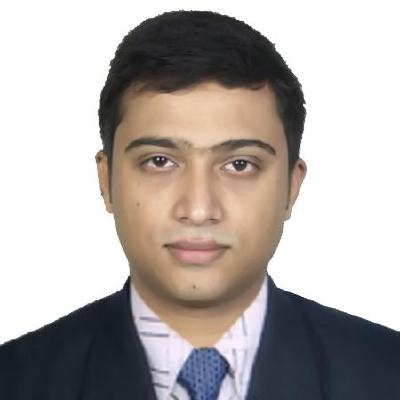
%> input picture zaman.jpg, 400 x 400 px
$ octave Y2018M10D05L04P01.m   (GNU Octave 9; MATLAB toolbox functions it lacks are replaced by stand-ins)
%> lines starting %> are read from the running program, lines starting %| are printed output that depends on the picture
img=imread('zaman.jpg');
%> img is the input picture: size 400x400x3 uint8; mean R, G, B 178.2, 171.6, 168.6
figure(1);

I = rgb2gray(img);
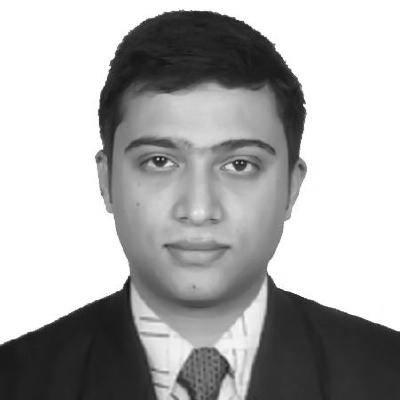
%> I: size 400x400 uint8; min 16, max 255, mean 173.2
imshow(I);

title('Gray Image');
figure(2);

afterFilter = edge(I,'prewitt');
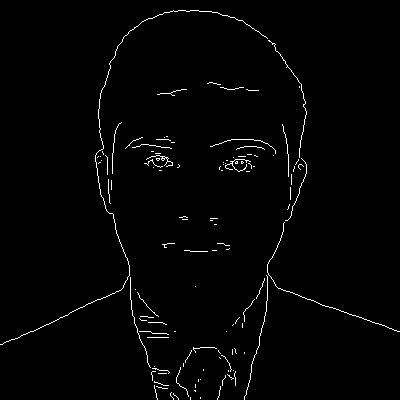
%> afterFilter: size 400x400 logical; 1.5% white in thin lines or dots
imshow(afterFilter);
title('Edge Delected Image Using Prewitt');

$ run again, with test.jpg copied over zaman.jpg
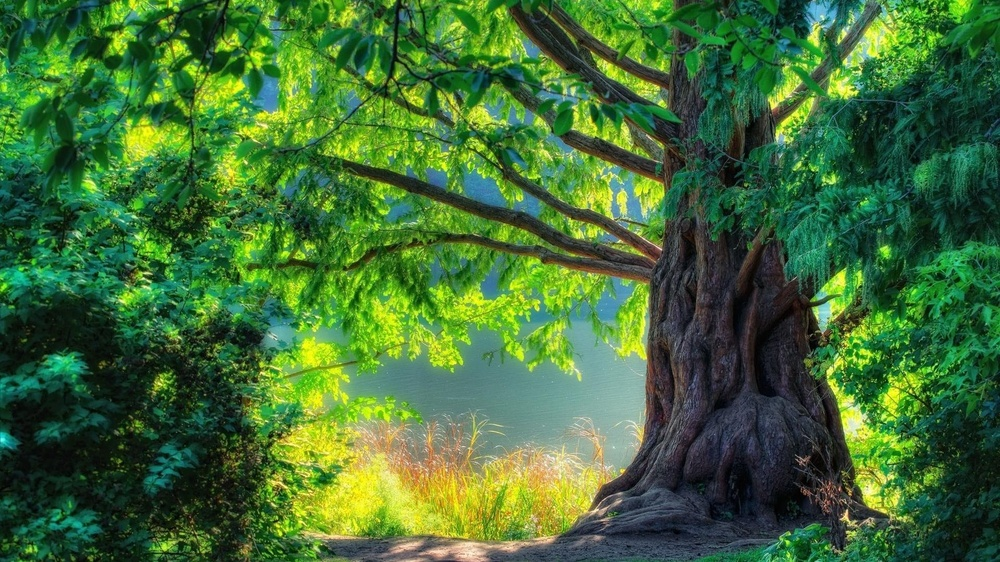
%> input picture test.jpg, 1000 x 562 px, shrunk from 1920 x 1080 before the run
%> img is the input picture: size 562x1000x3 uint8; mean R, G, B 66.1, 109.6, 53.5
%> `I = rgb2gray(img);`:
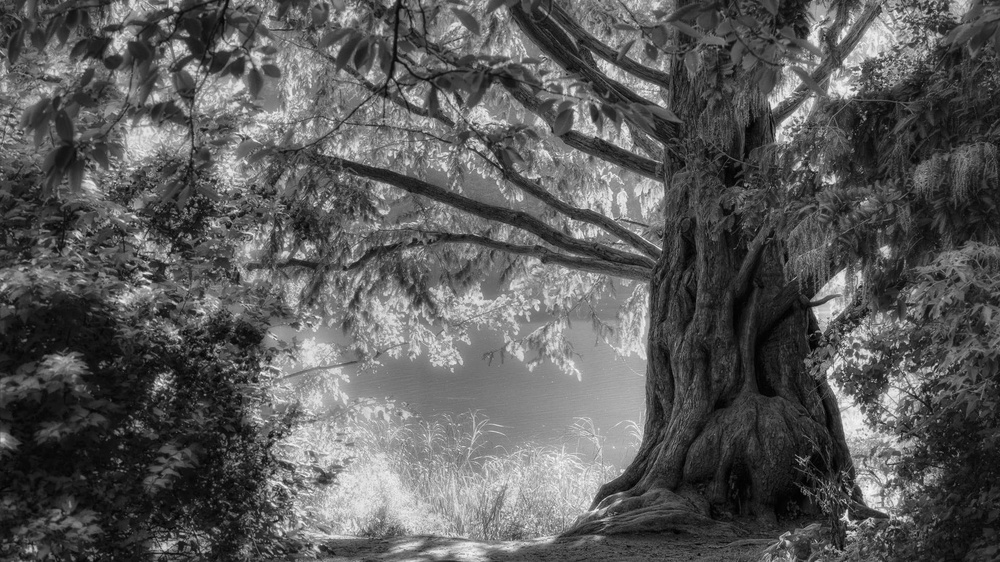
%> I: size 562x1000 uint8; min 0, max 248, mean 90.2
%> `afterFilter = edge(I,'prewitt');`:
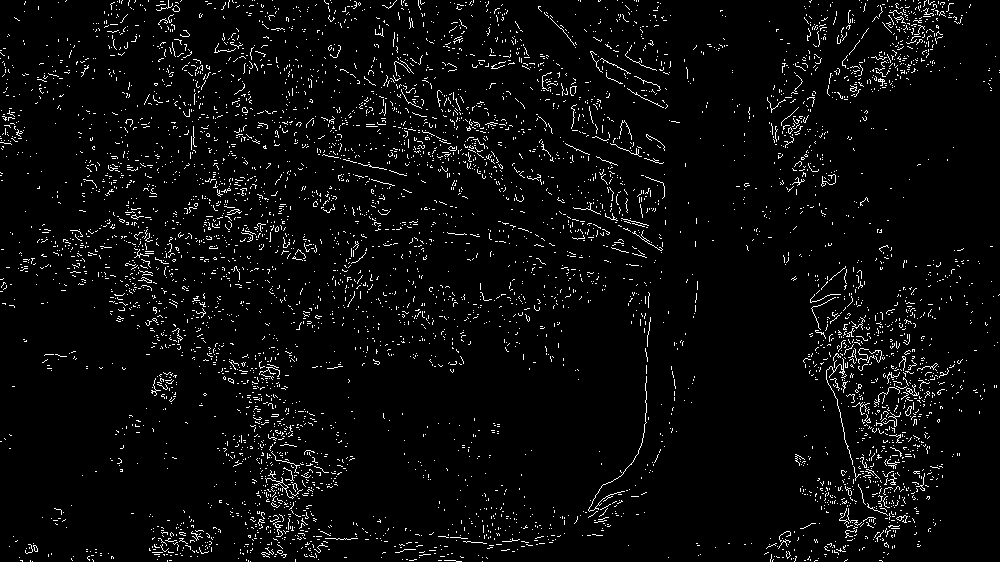
%> afterFilter: size 562x1000 logical; 4% white in thin lines or dots
